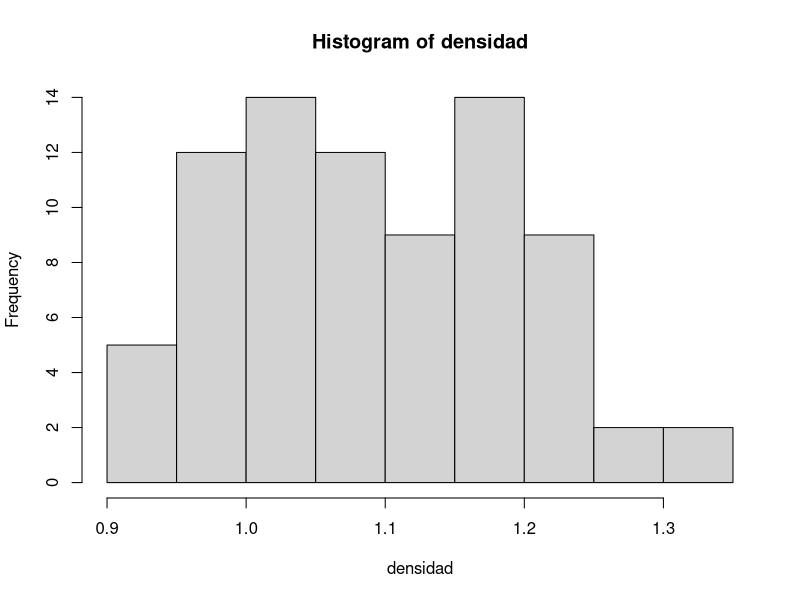
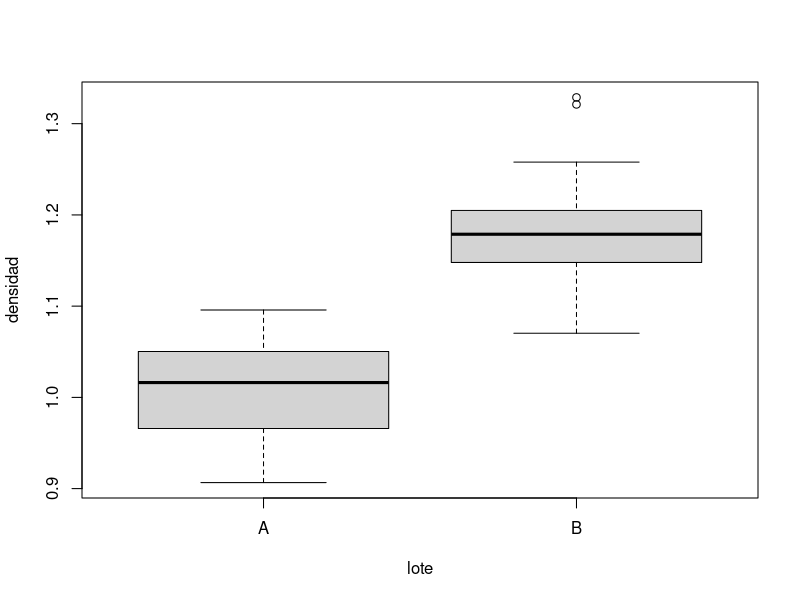

Reproduce these figures in R, in order.
# ANOVA

lotes <- c((rep(0,42)),(rep(1,37)))
mu <- 1.015+(0.17*lotes)

densidad <- rnorm(length(mu), mean = mu, sd = 0.05)
hist(densidad)
shapiro.test(densidad)
shapiro.test(log(densidad))
lote <- c((rep("A",42)),(rep("B",37)))
guinnes <- data.frame(lote = lote, densidad = round(densidad,4))
head(guinnes)
boxplot(densidad ~ lote, data = guinnes)
t.test(densidad ~ lote, data = guinnes)
